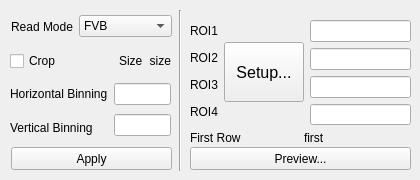
    <widget class="QWidget" name="tab_3">
     <attribute name="title">
      <string>ROI</string>
     </attribute>
     <widget class="QWidget" name="layoutWidget">
      <property name="geometry">
       <rect>
        <x>10</x>
        <y>50</y>
        <width>161</width>
        <height>22</height>
       </rect>
      </property>
      <layout class="QHBoxLayout" name="horizontalLayout_15">
       <item>
        <widget class="QCheckBox" name="chB_crop">
         <property name="font">
          <font>
           <kerning>true</kerning>
          </font>
         </property>
         <property name="toolTip">
          <string>&lt;html&gt;&lt;head/&gt;&lt;body&gt;&lt;p&gt;Crops the sensor for faster framerates.&lt;/p&gt;&lt;p&gt;&lt;span style=&quot; font-weight:600;&quot;&gt;Frame Transfer &lt;/span&gt;has to be enabled for this to become available.&lt;/p&gt;&lt;p&gt;When using crop, the unused area of the sensor has to be shielded from light.&lt;/p&gt;&lt;/body&gt;&lt;/html&gt;</string>
         </property>
         <property name="text">
          <string>Crop</string>
         </property>
        </widget>
       </item>
       <item>
        <spacer name="horizontalSpacer_4">
         <property name="orientation">
          <enum>Qt::Horizontal</enum>
         </property>
         <property name="sizeHint" stdset="0">
          <size>
           <width>40</width>
           <height>20</height>
          </size>
         </property>
        </spacer>
       </item>
       <item>
        <widget class="QLabel" name="label_23">
         <property name="text">
          <string>Size</string>
         </property>
        </widget>
       </item>
       <item>
        <widget class="QLabel" name="lb_cropSize">
         <property name="text">
          <string>size</string>
         </property>
         <property name="alignment">
          <set>Qt::AlignRight|Qt::AlignTrailing|Qt::AlignVCenter</set>
         </property>
        </widget>
       </item>
      </layout>
     </widget>
     <widget class="Line" name="line">
      <property name="geometry">
       <rect>
        <x>170</x>
        <y>10</y>
        <width>20</width>
        <height>161</height>
       </rect>
      </property>
      <property name="frameShadow">
       <enum>QFrame::Sunken</enum>
      </property>
      <property name="orientation">
       <enum>Qt::Vertical</enum>
      </property>
     </widget>
     <widget class="QPushButton" name="pB_applyROI">
      <property name="geometry">
       <rect>
        <x>11</x>
        <y>147</y>
        <width>161</width>
        <height>23</height>
       </rect>
      </property>
      <property name="text">
       <string>Apply</string>
      </property>
     </widget>
     <widget class="QWidget" name="layoutWidget">
      <property name="geometry">
       <rect>
        <x>11</x>
        <y>11</y>
        <width>161</width>
        <height>31</height>
       </rect>
      </property>
      <layout class="QHBoxLayout" name="horizontalLayout_13">
       <item>
        <widget class="QLabel" name="label_13">
         <property name="text">
          <string>Read Mode</string>
         </property>
        </widget>
       </item>
       <item>
        <widget class="QComboBox" name="cB_rdMode">
         <property name="toolTip">
          <string>&lt;html&gt;&lt;head/&gt;&lt;body&gt;&lt;p&gt;Sets the read mode.&lt;/p&gt;&lt;/body&gt;&lt;/html&gt;</string>
         </property>
         <item>
          <property name="text">
           <string>FVB</string>
          </property>
         </item>
         <item>
          <property name="text">
           <string>Multitrack</string>
          </property>
         </item>
         <item>
          <property name="text">
           <string>Randomtrack</string>
          </property>
         </item>
         <item>
          <property name="text">
           <string>Singletrack</string>
          </property>
         </item>
         <item>
          <property name="text">
           <string>Image</string>
          </property>
         </item>
        </widget>
       </item>
      </layout>
     </widget>
     <widget class="QWidget" name="layoutWidget">
      <property name="geometry">
       <rect>
        <x>10</x>
        <y>80</y>
        <width>161</width>
        <height>61</height>
       </rect>
      </property>
      <layout class="QHBoxLayout" name="horizontalLayout_10">
       <item>
        <layout class="QVBoxLayout" name="verticalLayout_27">
         <item>
          <widget class="QLabel" name="label_10">
           <property name="text">
            <string>Horizontal Binning</string>
           </property>
          </widget>
         </item>
         <item>
          <widget class="QLabel" name="label_14">
           <property name="text">
            <string>Vertical Binning</string>
           </property>
          </widget>
         </item>
        </layout>
       </item>
       <item>
        <layout class="QVBoxLayout" name="verticalLayout_22">
         <item>
          <widget class="QLineEdit" name="lE_horBin">
           <property name="toolTip">
            <string>&lt;html&gt;&lt;head/&gt;&lt;body&gt;&lt;p&gt;The number of neighbouring horizontal pixels that will be summed into one datapoint.&lt;/p&gt;&lt;/body&gt;&lt;/html&gt;</string>
           </property>
           <property name="alignment">
            <set>Qt::AlignRight|Qt::AlignTrailing|Qt::AlignVCenter</set>
           </property>
          </widget>
         </item>
         <item>
          <widget class="QLineEdit" name="lE_vertBin">
           <property name="toolTip">
            <string>&lt;html&gt;&lt;head/&gt;&lt;body&gt;&lt;p&gt;The number of neighbouring vertical pixels that will be summed into one datapoint.&lt;/p&gt;&lt;p&gt;Not available in &lt;span style=&quot; font-weight:600;&quot;&gt;FVB &lt;/span&gt;or &lt;span style=&quot; font-weight:600;&quot;&gt;Track modes&lt;/span&gt;, since these modes bin all  pixels together vertically.&lt;/p&gt;&lt;/body&gt;&lt;/html&gt;</string>
           </property>
           <property name="alignment">
            <set>Qt::AlignRight|Qt::AlignTrailing|Qt::AlignVCenter</set>
           </property>
          </widget>
         </item>
        </layout>
       </item>
      </layout>
     </widget>
     <widget class="QPushButton" name="pB_preview">
      <property name="geometry">
       <rect>
        <x>190</x>
        <y>147</y>
        <width>221</width>
        <height>23</height>
       </rect>
      </property>
      <property name="text">
       <string>Preview...</string>
      </property>
     </widget>
     <widget class="QWidget" name="layoutWidget">
      <property name="geometry">
       <rect>
        <x>190</x>
        <y>20</y>
        <width>221</width>
        <height>125</height>
       </rect>
      </property>
      <layout class="QVBoxLayout" name="verticalLayout_24">
       <item>
        <layout class="QHBoxLayout" name="horizontalLayout_17">
         <item>
          <layout class="QVBoxLayout" name="verticalLayout_30">
           <item>
            <widget class="QLabel" name="lb_ROI1">
             <property name="sizePolicy">
              <sizepolicy hsizetype="Fixed" vsizetype="Maximum">
               <horstretch>0</horstretch>
               <verstretch>0</verstretch>
              </sizepolicy>
             </property>
             <property name="minimumSize">
              <size>
               <width>0</width>
               <height>20</height>
              </size>
             </property>
             <property name="maximumSize">
              <size>
               <width>16777215</width>
               <height>20</height>
              </size>
             </property>
             <property name="text">
              <string>ROI1</string>
             </property>
            </widget>
           </item>
           <item>
            <widget class="QLabel" name="lb_ROI2">
             <property name="sizePolicy">
              <sizepolicy hsizetype="Fixed" vsizetype="Maximum">
               <horstretch>0</horstretch>
               <verstretch>0</verstretch>
              </sizepolicy>
             </property>
             <property name="minimumSize">
              <size>
               <width>0</width>
               <height>20</height>
              </size>
             </property>
             <property name="maximumSize">
              <size>
               <width>16777215</width>
               <height>20</height>
              </size>
             </property>
             <property name="text">
              <string>ROI2</string>
             </property>
            </widget>
           </item>
           <item>
            <widget class="QLabel" name="lb_ROI3">
             <property name="sizePolicy">
              <sizepolicy hsizetype="Fixed" vsizetype="Maximum">
               <horstretch>0</horstretch>
               <verstretch>0</verstretch>
              </sizepolicy>
             </property>
             <property name="minimumSize">
              <size>
               <width>0</width>
               <height>20</height>
              </size>
             </property>
             <property name="maximumSize">
              <size>
               <width>16777215</width>
               <height>20</height>
              </size>
             </property>
             <property name="text">
              <string>ROI3</string>
             </property>
            </widget>
           </item>
           <item>
            <widget class="QLabel" name="lb_ROI4">
             <property name="sizePolicy">
              <sizepolicy hsizetype="Fixed" vsizetype="Maximum">
               <horstretch>0</horstretch>
               <verstretch>0</verstretch>
              </sizepolicy>
             </property>
             <property name="minimumSize">
              <size>
               <width>0</width>
               <height>20</height>
              </size>
             </property>
             <property name="maximumSize">
              <size>
               <width>16777215</width>
               <height>20</height>
              </size>
             </property>
             <property name="text">
              <string>ROI4</string>
             </property>
            </widget>
           </item>
          </layout>
         </item>
         <item>
          <widget class="QPushButton" name="pB_RTSetup">
           <property name="minimumSize">
            <size>
             <width>0</width>
             <height>60</height>
            </size>
           </property>
           <property name="font">
            <font>
             <pointsize>12</pointsize>
            </font>
           </property>
           <property name="text">
            <string>Setup...</string>
           </property>
          </widget>
         </item>
         <item>
          <layout class="QVBoxLayout" name="verticalLayout_31">
           <item>
            <widget class="QLineEdit" name="lE_ROI1">
             <property name="alignment">
              <set>Qt::AlignRight|Qt::AlignTrailing|Qt::AlignVCenter</set>
             </property>
            </widget>
           </item>
           <item>
            <widget class="QLineEdit" name="lE_ROI2">
             <property name="alignment">
              <set>Qt::AlignRight|Qt::AlignTrailing|Qt::AlignVCenter</set>
             </property>
            </widget>
           </item>
           <item>
            <widget class="QLineEdit" name="lE_ROI3">
             <property name="alignment">
              <set>Qt::AlignRight|Qt::AlignTrailing|Qt::AlignVCenter</set>
             </property>
            </widget>
           </item>
           <item>
            <widget class="QLineEdit" name="lE_ROI4">
             <property name="alignment">
              <set>Qt::AlignRight|Qt::AlignTrailing|Qt::AlignVCenter</set>
             </property>
            </widget>
           </item>
          </layout>
         </item>
        </layout>
       </item>
       <item>
        <layout class="QHBoxLayout" name="horizontalLayout_23">
         <item>
          <widget class="QLabel" name="lb_MTFirstName">
           <property name="text">
            <string>First Row</string>
           </property>
          </widget>
         </item>
         <item>
          <widget class="QLabel" name="lb_MTFirst">
           <property name="text">
            <string>first</string>
           </property>
          </widget>
         </item>
        </layout>
       </item>
      </layout>
     </widget>
    </widget>
